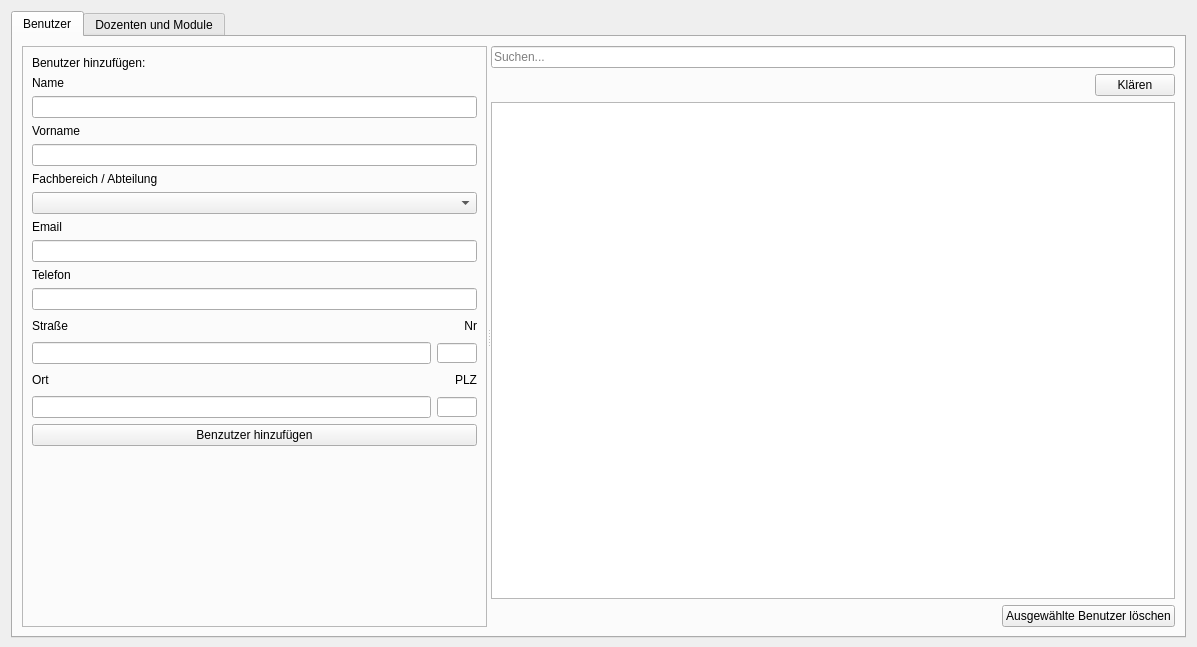
<?xml version="1.0" encoding="UTF-8"?>
<ui version="4.0">
 <class>usermgmt</class>
 <widget class="QWidget" name="usermgmt">
  <property name="geometry">
   <rect>
    <x>0</x>
    <y>0</y>
    <width>1197</width>
    <height>647</height>
   </rect>
  </property>
  <property name="windowTitle">
   <string>Form</string>
  </property>
  <layout class="QHBoxLayout" name="horizontalLayout">
   <property name="bottomMargin">
    <number>9</number>
   </property>
   <item>
    <widget class="QTabWidget" name="tabWidget">
     <property name="currentIndex">
      <number>0</number>
     </property>
     <widget class="QWidget" name="tab">
      <attribute name="title">
       <string>Benutzer</string>
      </attribute>
      <layout class="QHBoxLayout" name="horizontalLayout_4">
       <item>
        <widget class="QSplitter" name="splitter">
         <property name="orientation">
          <enum>Qt::Horizontal</enum>
         </property>
         <widget class="QFrame" name="frame">
          <property name="frameShape">
           <enum>QFrame::StyledPanel</enum>
          </property>
          <property name="frameShadow">
           <enum>QFrame::Raised</enum>
          </property>
          <layout class="QVBoxLayout" name="verticalLayout_5">
           <item>
            <widget class="QLabel" name="labeAddUser">
             <property name="text">
              <string>Benutzer hinzufügen:</string>
             </property>
            </widget>
           </item>
           <item>
            <widget class="QLabel" name="labelName">
             <property name="text">
              <string>Name</string>
             </property>
            </widget>
           </item>
           <item>
            <widget class="QLineEdit" name="lineEditSurName">
             <property name="placeholderText">
              <string/>
             </property>
            </widget>
           </item>
           <item>
            <widget class="QLabel" name="labelfirstName">
             <property name="text">
              <string>Vorname</string>
             </property>
            </widget>
           </item>
           <item>
            <widget class="QLineEdit" name="lineEditfirstName">
             <property name="placeholderText">
              <string/>
             </property>
            </widget>
           </item>
           <item>
            <widget class="QLabel" name="labelFaculty">
             <property name="text">
              <string>Fachbereich / Abteilung</string>
             </property>
            </widget>
           </item>
           <item>
            <widget class="QComboBox" name="comboBoxFaculties"/>
           </item>
           <item>
            <widget class="QLabel" name="labelEmail">
             <property name="text">
              <string>Email</string>
             </property>
            </widget>
           </item>
           <item>
            <widget class="QLineEdit" name="lineEditEmail">
             <property name="placeholderText">
              <string/>
             </property>
            </widget>
           </item>
           <item>
            <widget class="QLabel" name="labelTelephone">
             <property name="text">
              <string>Telefon</string>
             </property>
            </widget>
           </item>
           <item>
            <widget class="QLineEdit" name="lineEditTelephone">
             <property name="placeholderText">
              <string/>
             </property>
            </widget>
           </item>
           <item>
            <layout class="QVBoxLayout" name="verticalLayout_6">
             <property name="bottomMargin">
              <number>0</number>
             </property>
             <item>
              <layout class="QHBoxLayout" name="horizontalLayout_12">
               <property name="bottomMargin">
                <number>0</number>
               </property>
               <item>
                <widget class="QLabel" name="labelStreet">
                 <property name="text">
                  <string>Straße</string>
                 </property>
                </widget>
               </item>
               <item>
                <widget class="QLabel" name="labelHouseNr">
                 <property name="minimumSize">
                  <size>
                   <width>40</width>
                   <height>20</height>
                  </size>
                 </property>
                 <property name="maximumSize">
                  <size>
                   <width>40</width>
                   <height>20</height>
                  </size>
                 </property>
                 <property name="text">
                  <string>Nr</string>
                 </property>
                 <property name="alignment">
                  <set>Qt::AlignRight|Qt::AlignTrailing|Qt::AlignVCenter</set>
                 </property>
                </widget>
               </item>
              </layout>
             </item>
             <item>
              <layout class="QHBoxLayout" name="horizontalLayout_10">
               <property name="topMargin">
                <number>0</number>
               </property>
               <property name="bottomMargin">
                <number>0</number>
               </property>
               <item>
                <widget class="QLineEdit" name="lineEditStreet">
                 <property name="sizePolicy">
                  <sizepolicy hsizetype="Expanding" vsizetype="Fixed">
                   <horstretch>0</horstretch>
                   <verstretch>0</verstretch>
                  </sizepolicy>
                 </property>
                </widget>
               </item>
               <item>
                <widget class="QLineEdit" name="lineEditHouseNr">
                 <property name="sizePolicy">
                  <sizepolicy hsizetype="Fixed" vsizetype="Fixed">
                   <horstretch>0</horstretch>
                   <verstretch>0</verstretch>
                  </sizepolicy>
                 </property>
                 <property name="minimumSize">
                  <size>
                   <width>40</width>
                   <height>20</height>
                  </size>
                 </property>
                 <property name="maximumSize">
                  <size>
                   <width>40</width>
                   <height>20</height>
                  </size>
                 </property>
                </widget>
               </item>
              </layout>
             </item>
             <item>
              <layout class="QHBoxLayout" name="horizontalLayout_13">
               <property name="bottomMargin">
                <number>0</number>
               </property>
               <item>
                <widget class="QLabel" name="labelTown">
                 <property name="text">
                  <string>Ort</string>
                 </property>
                </widget>
               </item>
               <item>
                <widget class="QLabel" name="labelZipCode">
                 <property name="minimumSize">
                  <size>
                   <width>40</width>
                   <height>20</height>
                  </size>
                 </property>
                 <property name="maximumSize">
                  <size>
                   <width>40</width>
                   <height>20</height>
                  </size>
                 </property>
                 <property name="text">
                  <string>PLZ</string>
                 </property>
                 <property name="alignment">
                  <set>Qt::AlignRight|Qt::AlignTrailing|Qt::AlignVCenter</set>
                 </property>
                </widget>
               </item>
              </layout>
             </item>
             <item>
              <layout class="QHBoxLayout" name="horizontalLayout_11">
               <property name="bottomMargin">
                <number>0</number>
               </property>
               <item>
                <widget class="QLineEdit" name="lineEditTown"/>
               </item>
               <item>
                <widget class="QLineEdit" name="lineEditZipCode">
                 <property name="minimumSize">
                  <size>
                   <width>40</width>
                   <height>20</height>
                  </size>
                 </property>
                 <property name="maximumSize">
                  <size>
                   <width>40</width>
                   <height>20</height>
                  </size>
                 </property>
                </widget>
               </item>
              </layout>
             </item>
            </layout>
           </item>
           <item>
            <widget class="QPushButton" name="buttonAdd">
             <property name="text">
              <string>Benzutzer hinzufügen</string>
             </property>
            </widget>
           </item>
           <item>
            <spacer name="verticalSpacer">
             <property name="orientation">
              <enum>Qt::Vertical</enum>
             </property>
             <property name="sizeHint" stdset="0">
              <size>
               <width>20</width>
               <height>40</height>
              </size>
             </property>
            </spacer>
           </item>
          </layout>
         </widget>
         <widget class="QWidget" name="verticalLayoutWidget_3">
          <layout class="QVBoxLayout" name="verticalLayout">
           <property name="rightMargin">
            <number>0</number>
           </property>
           <property name="bottomMargin">
            <number>0</number>
           </property>
           <item>
            <widget class="QLineEdit" name="lineEditUserSearch">
             <property name="placeholderText">
              <string>Suchen...</string>
             </property>
            </widget>
           </item>
           <item>
            <layout class="QHBoxLayout" name="horizontalLayout_9">
             <property name="bottomMargin">
              <number>0</number>
             </property>
             <item>
              <spacer name="horizontalSpacer_4">
               <property name="orientation">
                <enum>Qt::Horizontal</enum>
               </property>
               <property name="sizeHint" stdset="0">
                <size>
                 <width>40</width>
                 <height>20</height>
                </size>
               </property>
              </spacer>
             </item>
             <item>
              <widget class="QPushButton" name="buttonClear">
               <property name="text">
                <string>Klären</string>
               </property>
              </widget>
             </item>
            </layout>
           </item>
           <item>
            <widget class="QTableView" name="tableView">
             <property name="editTriggers">
              <set>QAbstractItemView::DoubleClicked</set>
             </property>
             <property name="selectionMode">
              <enum>QAbstractItemView::SingleSelection</enum>
             </property>
             <property name="selectionBehavior">
              <enum>QAbstractItemView::SelectRows</enum>
             </property>
             <attribute name="horizontalHeaderHighlightSections">
              <bool>false</bool>
             </attribute>
            </widget>
           </item>
           <item>
            <layout class="QHBoxLayout" name="horizontalLayout_2">
             <property name="rightMargin">
              <number>0</number>
             </property>
             <property name="bottomMargin">
              <number>0</number>
             </property>
             <item>
              <spacer name="horizontalSpacer">
               <property name="orientation">
                <enum>Qt::Horizontal</enum>
               </property>
               <property name="sizeHint" stdset="0">
                <size>
                 <width>40</width>
                 <height>20</height>
                </size>
               </property>
              </spacer>
             </item>
             <item>
              <widget class="QPushButton" name="buttonDel">
               <property name="text">
                <string>Ausgewählte Benutzer löschen</string>
               </property>
              </widget>
             </item>
            </layout>
           </item>
          </layout>
         </widget>
        </widget>
       </item>
      </layout>
     </widget>
     <widget class="QWidget" name="tab_2">
      <attribute name="title">
       <string>Dozenten und Module</string>
      </attribute>
      <layout class="QHBoxLayout" name="horizontalLayout_3">
       <property name="topMargin">
        <number>20</number>
       </property>
       <item>
        <widget class="QGroupBox" name="groupBox_3">
         <property name="title">
          <string>Fachbereiche</string>
         </property>
         <layout class="QVBoxLayout" name="verticalLayout_4">
          <item>
           <widget class="QComboBox" name="comboBoxFaculties_2"/>
          </item>
         </layout>
        </widget>
       </item>
       <item>
        <widget class="QGroupBox" name="groupBox_2">
         <property name="title">
          <string>Dozenten</string>
         </property>
         <layout class="QVBoxLayout" name="verticalLayout_2">
          <item>
           <widget class="QLineEdit" name="lineEditSearchLecturers">
            <property name="text">
             <string/>
            </property>
            <property name="placeholderText">
             <string>Suchen...</string>
            </property>
           </widget>
          </item>
          <item>
           <widget class="QTableView" name="tableViewLecturers">
            <property name="editTriggers">
             <set>QAbstractItemView::NoEditTriggers</set>
            </property>
            <property name="selectionBehavior">
             <enum>QAbstractItemView::SelectRows</enum>
            </property>
            <attribute name="horizontalHeaderVisible">
             <bool>false</bool>
            </attribute>
            <attribute name="verticalHeaderVisible">
             <bool>false</bool>
            </attribute>
           </widget>
          </item>
          <item>
           <widget class="QFrame" name="frame_2">
            <property name="frameShape">
             <enum>QFrame::StyledPanel</enum>
            </property>
            <property name="frameShadow">
             <enum>QFrame::Raised</enum>
            </property>
            <layout class="QHBoxLayout" name="horizontalLayout_5">
             <item>
              <widget class="QLineEdit" name="lineEditNewLecturerFirstName">
               <property name="placeholderText">
                <string>Vorname</string>
               </property>
              </widget>
             </item>
             <item>
              <widget class="QLineEdit" name="lineEditNewLecturerLastName">
               <property name="placeholderText">
                <string>Nachname</string>
               </property>
              </widget>
             </item>
             <item>
              <widget class="QPushButton" name="buttonAddLecturer">
               <property name="text">
                <string>Hinzufügen</string>
               </property>
              </widget>
             </item>
            </layout>
           </widget>
          </item>
          <item>
           <layout class="QHBoxLayout" name="horizontalLayout_7">
            <property name="rightMargin">
             <number>0</number>
            </property>
            <property name="bottomMargin">
             <number>0</number>
            </property>
            <item>
             <widget class="QPushButton" name="buttonDelLecturer">
              <property name="text">
               <string>Löschen</string>
              </property>
             </widget>
            </item>
            <item>
             <spacer name="horizontalSpacer_2">
              <property name="orientation">
               <enum>Qt::Horizontal</enum>
              </property>
              <property name="sizeHint" stdset="0">
               <size>
                <width>40</width>
                <height>20</height>
               </size>
              </property>
             </spacer>
            </item>
           </layout>
          </item>
         </layout>
        </widget>
       </item>
       <item>
        <widget class="QGroupBox" name="groupBox">
         <property name="title">
          <string>Module</string>
         </property>
         <layout class="QVBoxLayout" name="verticalLayout_3">
          <item>
           <widget class="QLineEdit" name="lineEditSearchModules">
            <property name="placeholderText">
             <string>Suchen...</string>
            </property>
            <property name="clearButtonEnabled">
             <bool>false</bool>
            </property>
           </widget>
          </item>
          <item>
           <widget class="QTableView" name="tableViewModules">
            <property name="editTriggers">
             <set>QAbstractItemView::NoEditTriggers</set>
            </property>
            <attribute name="horizontalHeaderVisible">
             <bool>false</bool>
            </attribute>
            <attribute name="verticalHeaderVisible">
             <bool>false</bool>
            </attribute>
           </widget>
          </item>
          <item>
           <widget class="QFrame" name="frame_3">
            <property name="frameShape">
             <enum>QFrame::StyledPanel</enum>
            </property>
            <property name="frameShadow">
             <enum>QFrame::Raised</enum>
            </property>
            <layout class="QHBoxLayout" name="horizontalLayout_6">
             <item>
              <widget class="QLineEdit" name="lineEditNewModule">
               <property name="placeholderText">
                <string>Modulname</string>
               </property>
              </widget>
             </item>
             <item>
              <widget class="QPushButton" name="buttonAddModule">
               <property name="text">
                <string>Hinzufügen</string>
               </property>
              </widget>
             </item>
            </layout>
           </widget>
          </item>
          <item>
           <layout class="QHBoxLayout" name="horizontalLayout_8">
            <property name="rightMargin">
             <number>0</number>
            </property>
            <property name="bottomMargin">
             <number>0</number>
            </property>
            <item>
             <widget class="QPushButton" name="buttonDelModule">
              <property name="text">
               <string>Löschen</string>
              </property>
             </widget>
            </item>
            <item>
             <spacer name="horizontalSpacer_3">
              <property name="orientation">
               <enum>Qt::Horizontal</enum>
              </property>
              <property name="sizeHint" stdset="0">
               <size>
                <width>40</width>
                <height>20</height>
               </size>
              </property>
             </spacer>
            </item>
           </layout>
          </item>
         </layout>
        </widget>
       </item>
      </layout>
     </widget>
    </widget>
   </item>
  </layout>
 </widget>
 <resources/>
 <connections/>
</ui>
